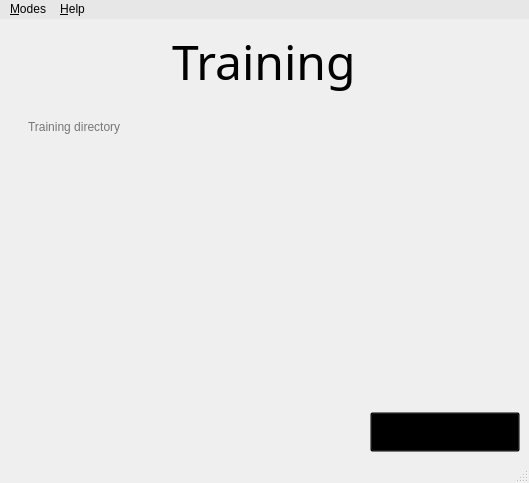
<?xml version="1.0" encoding="UTF-8"?>
<ui version="4.0">
 <class>MainWindow</class>
 <widget class="QMainWindow" name="MainWindow">
  <property name="windowModality">
   <enum>Qt::NonModal</enum>
  </property>
  <property name="enabled">
   <bool>true</bool>
  </property>
  <property name="geometry">
   <rect>
    <x>0</x>
    <y>0</y>
    <width>529</width>
    <height>483</height>
   </rect>
  </property>
  <property name="windowTitle">
   <string>Face Recognition</string>
  </property>
  <property name="windowIcon">
   <iconset resource="guiResource.qrc">
    <normaloff>:/Icon/icon.ico</normaloff>:/Icon/icon.ico</iconset>
  </property>
  <property name="windowOpacity">
   <double>1.000000000000000</double>
  </property>
  <property name="toolTipDuration">
   <number>0</number>
  </property>
  <property name="styleSheet">
   <string notr="true">QStatusBar#statusBar
{
	border-image: url(:/Background/background.jpg);
}</string>
  </property>
  <property name="iconSize">
   <size>
    <width>20</width>
    <height>20</height>
   </size>
  </property>
  <property name="animated">
   <bool>true</bool>
  </property>
  <property name="tabShape">
   <enum>QTabWidget::Rounded</enum>
  </property>
  <widget class="QWidget" name="centralWidget">
   <property name="enabled">
    <bool>true</bool>
   </property>
   <property name="styleSheet">
    <string notr="true">QWidget#centralWidget
{
	border-image: url(:/Background/background.jpg);
}</string>
   </property>
   <layout class="QGridLayout" name="gridLayout_4">
    <property name="leftMargin">
     <number>0</number>
    </property>
    <property name="topMargin">
     <number>0</number>
    </property>
    <property name="rightMargin">
     <number>0</number>
    </property>
    <property name="bottomMargin">
     <number>0</number>
    </property>
    <item row="0" column="0">
     <layout class="QGridLayout" name="gridLayout_3">
      <property name="spacing">
       <number>0</number>
      </property>
      <item row="0" column="0">
       <widget class="QStackedWidget" name="stackedWidget">
        <property name="minimumSize">
         <size>
          <width>0</width>
          <height>0</height>
         </size>
        </property>
        <property name="autoFillBackground">
         <bool>false</bool>
        </property>
        <property name="styleSheet">
         <string notr="true"/>
        </property>
        <property name="frameShape">
         <enum>QFrame::NoFrame</enum>
        </property>
        <property name="frameShadow">
         <enum>QFrame::Plain</enum>
        </property>
        <property name="currentIndex">
         <number>1</number>
        </property>
        <widget class="QWidget" name="Welcome">
         <layout class="QGridLayout" name="gridLayout">
          <item row="0" column="0">
           <layout class="QGridLayout" name="gridLayout_9">
            <property name="spacing">
             <number>0</number>
            </property>
            <item row="0" column="0" alignment="Qt::AlignHCenter">
             <widget class="QLabel" name="faceRecTitle">
              <property name="sizePolicy">
               <sizepolicy hsizetype="Fixed" vsizetype="Fixed">
                <horstretch>0</horstretch>
                <verstretch>0</verstretch>
               </sizepolicy>
              </property>
              <property name="font">
               <font>
                <family>Bauhaus 93</family>
                <pointsize>36</pointsize>
               </font>
              </property>
              <property name="styleSheet">
               <string notr="true"/>
              </property>
              <property name="text">
               <string>Face Recognition</string>
              </property>
             </widget>
            </item>
            <item row="1" column="0">
             <widget class="QLabel" name="faceRecIcon">
              <property name="text">
               <string>&lt;html&gt;&lt;head/&gt;&lt;body&gt;&lt;p align=&quot;center&quot;&gt;&lt;img  src=&quot;:/WelcomeImage/welcom.png&quot;/&gt;&lt;/p&gt;&lt;/body&gt;&lt;/html&gt;</string>
              </property>
             </widget>
            </item>
           </layout>
          </item>
         </layout>
        </widget>
        <widget class="QWidget" name="Training">
         <layout class="QGridLayout" name="gridLayout_8">
          <item row="0" column="0">
           <layout class="QGridLayout" name="gridLayout_2">
            <property name="spacing">
             <number>0</number>
            </property>
            <item row="2" column="0">
             <spacer name="horizontalSpacer">
              <property name="orientation">
               <enum>Qt::Horizontal</enum>
              </property>
              <property name="sizeHint" stdset="0">
               <size>
                <width>40</width>
                <height>20</height>
               </size>
              </property>
             </spacer>
            </item>
            <item row="1" column="0">
             <widget class="QGroupBox" name="browseBox">
              <property name="sizePolicy">
               <sizepolicy hsizetype="Preferred" vsizetype="Fixed">
                <horstretch>0</horstretch>
                <verstretch>0</verstretch>
               </sizepolicy>
              </property>
              <property name="minimumSize">
               <size>
                <width>0</width>
                <height>60</height>
               </size>
              </property>
              <property name="styleSheet">
               <string notr="true">border-style: none</string>
              </property>
              <property name="title">
               <string/>
              </property>
              <property name="flat">
               <bool>false</bool>
              </property>
              <property name="checkable">
               <bool>false</bool>
              </property>
              <widget class="QPushButton" name="browseBtn">
               <property name="geometry">
                <rect>
                 <x>319</x>
                 <y>6</y>
                 <width>91</width>
                 <height>51</height>
                </rect>
               </property>
               <property name="sizePolicy">
                <sizepolicy hsizetype="Fixed" vsizetype="Fixed">
                 <horstretch>0</horstretch>
                 <verstretch>0</verstretch>
                </sizepolicy>
               </property>
               <property name="styleSheet">
                <string notr="true">QPushButton#browseBtn:hover
{
	image: url(:/BrowseBtn/browseHover.png);

}

QPushButton#browseBtn:pressed
{
	image: url(:/BrowseBtn/browsePush.png);

}

QPushButton#browseBtn
{
	image: url(:/BrowseBtn/browseDef.png);
	background:transparent;

}</string>
               </property>
               <property name="text">
                <string/>
               </property>
               <property name="iconSize">
                <size>
                 <width>10</width>
                 <height>10</height>
                </size>
               </property>
               <property name="autoRepeatDelay">
                <number>4</number>
               </property>
               <property name="autoRepeatInterval">
                <number>4</number>
               </property>
              </widget>
              <widget class="QLabel" name="dirImage">
               <property name="geometry">
                <rect>
                 <x>4</x>
                 <y>10</y>
                 <width>311</width>
                 <height>41</height>
                </rect>
               </property>
               <property name="text">
                <string>&lt;html&gt;&lt;head/&gt;&lt;body&gt;&lt;p&gt;&lt;img src=&quot;:/Dir/textInsert.png&quot;/&gt;&lt;/p&gt;&lt;/body&gt;&lt;/html&gt;</string>
               </property>
              </widget>
              <widget class="QLineEdit" name="lineEdit">
               <property name="geometry">
                <rect>
                 <x>17</x>
                 <y>16</y>
                 <width>281</width>
                 <height>31</height>
                </rect>
               </property>
               <property name="font">
                <font>
                 <pointsize>9</pointsize>
                </font>
               </property>
               <property name="autoFillBackground">
                <bool>false</bool>
               </property>
               <property name="styleSheet">
                <string notr="true">QLineEdit 
{
	background:transparent
}

</string>
               </property>
               <property name="text">
                <string/>
               </property>
               <property name="frame">
                <bool>false</bool>
               </property>
               <property name="placeholderText">
                <string>Training directory</string>
               </property>
              </widget>
              <zorder>dirImage</zorder>
              <zorder>lineEdit</zorder>
              <zorder>browseBtn</zorder>
             </widget>
            </item>
            <item row="0" column="0" alignment="Qt::AlignHCenter">
             <widget class="QLabel" name="trainingTitle">
              <property name="sizePolicy">
               <sizepolicy hsizetype="Fixed" vsizetype="Fixed">
                <horstretch>0</horstretch>
                <verstretch>0</verstretch>
               </sizepolicy>
              </property>
              <property name="font">
               <font>
                <family>Bauhaus 93</family>
                <pointsize>36</pointsize>
               </font>
              </property>
              <property name="text">
               <string>Training</string>
              </property>
             </widget>
            </item>
            <item row="3" column="0">
             <layout class="QHBoxLayout" name="horizontalLayout">
              <item alignment="Qt::AlignRight|Qt::AlignBottom">
               <widget class="QPushButton" name="trainBtn">
                <property name="sizePolicy">
                 <sizepolicy hsizetype="Preferred" vsizetype="Preferred">
                  <horstretch>0</horstretch>
                  <verstretch>0</verstretch>
                 </sizepolicy>
                </property>
                <property name="minimumSize">
                 <size>
                  <width>150</width>
                  <height>40</height>
                 </size>
                </property>
                <property name="styleSheet">
                 <string notr="true">
QPushButton#trainBtn:hover
{
	image: url(:/StartTrainingBtn/startTrainingHover.png);
}

QPushButton#trainBtn:pressed
{
	image: url(:/StartTrainingBtn/startTrainingPush.png);
}

QPushButton#trainBtn
{
	image: url(:/StartTrainingBtn/startTrainingDef.png);
	background:transparent;

}







</string>
                </property>
                <property name="text">
                 <string/>
                </property>
                <property name="iconSize">
                 <size>
                  <width>10</width>
                  <height>10</height>
                 </size>
                </property>
                <property name="autoRepeatDelay">
                 <number>4</number>
                </property>
                <property name="autoRepeatInterval">
                 <number>4</number>
                </property>
               </widget>
              </item>
             </layout>
            </item>
           </layout>
          </item>
         </layout>
        </widget>
        <widget class="QWidget" name="Testing">
         <layout class="QGridLayout" name="gridLayout_6">
          <item row="0" column="0">
           <layout class="QGridLayout" name="gridLayout_5">
            <property name="spacing">
             <number>0</number>
            </property>
            <item row="0" column="0" colspan="2" alignment="Qt::AlignHCenter">
             <widget class="QLabel" name="label">
              <property name="sizePolicy">
               <sizepolicy hsizetype="Fixed" vsizetype="Fixed">
                <horstretch>0</horstretch>
                <verstretch>0</verstretch>
               </sizepolicy>
              </property>
              <property name="font">
               <font>
                <family>Bauhaus 93</family>
                <pointsize>36</pointsize>
               </font>
              </property>
              <property name="text">
               <string>Testing </string>
              </property>
             </widget>
            </item>
            <item row="1" column="0" colspan="2">
             <widget class="QGroupBox" name="browseBoxTesting">
              <property name="sizePolicy">
               <sizepolicy hsizetype="Fixed" vsizetype="Fixed">
                <horstretch>0</horstretch>
                <verstretch>0</verstretch>
               </sizepolicy>
              </property>
              <property name="minimumSize">
               <size>
                <width>440</width>
                <height>60</height>
               </size>
              </property>
              <property name="styleSheet">
               <string notr="true">border-style: none</string>
              </property>
              <property name="title">
               <string/>
              </property>
              <property name="flat">
               <bool>false</bool>
              </property>
              <property name="checkable">
               <bool>false</bool>
              </property>
              <widget class="QPushButton" name="browseBtnTesting">
               <property name="geometry">
                <rect>
                 <x>319</x>
                 <y>6</y>
                 <width>91</width>
                 <height>51</height>
                </rect>
               </property>
               <property name="sizePolicy">
                <sizepolicy hsizetype="Fixed" vsizetype="Fixed">
                 <horstretch>0</horstretch>
                 <verstretch>0</verstretch>
                </sizepolicy>
               </property>
               <property name="styleSheet">
                <string notr="true">QPushButton#browseBtnTesting:hover
{
	image: url(:/BrowseBtn/browseHover.png);

}

QPushButton#browseBtnTesting:pressed
{
	image: url(:/BrowseBtn/browsePush.png);

}

QPushButton#browseBtnTesting
{
	image: url(:/BrowseBtn/browseDef.png);
	background:transparent;

}</string>
               </property>
               <property name="text">
                <string/>
               </property>
               <property name="iconSize">
                <size>
                 <width>10</width>
                 <height>10</height>
                </size>
               </property>
               <property name="autoRepeatDelay">
                <number>4</number>
               </property>
               <property name="autoRepeatInterval">
                <number>4</number>
               </property>
              </widget>
              <widget class="QLabel" name="dirImageTesting_3">
               <property name="geometry">
                <rect>
                 <x>4</x>
                 <y>10</y>
                 <width>311</width>
                 <height>41</height>
                </rect>
               </property>
               <property name="text">
                <string>&lt;html&gt;&lt;head/&gt;&lt;body&gt;&lt;p&gt;&lt;img src=&quot;:/Dir/textInsert.png&quot;/&gt;&lt;/p&gt;&lt;/body&gt;&lt;/html&gt;</string>
               </property>
              </widget>
              <widget class="QLineEdit" name="lineEditTesting_3">
               <property name="geometry">
                <rect>
                 <x>17</x>
                 <y>16</y>
                 <width>281</width>
                 <height>31</height>
                </rect>
               </property>
               <property name="font">
                <font>
                 <pointsize>9</pointsize>
                </font>
               </property>
               <property name="autoFillBackground">
                <bool>false</bool>
               </property>
               <property name="styleSheet">
                <string notr="true">QLineEdit 
{
	background:transparent
}

</string>
               </property>
               <property name="text">
                <string/>
               </property>
               <property name="frame">
                <bool>false</bool>
               </property>
               <property name="placeholderText">
                <string>Image directory</string>
               </property>
              </widget>
             </widget>
            </item>
            <item row="2" column="0" colspan="2">
             <widget class="QGroupBox" name="browseBoxTesting_2">
              <property name="sizePolicy">
               <sizepolicy hsizetype="Preferred" vsizetype="Fixed">
                <horstretch>0</horstretch>
                <verstretch>0</verstretch>
               </sizepolicy>
              </property>
              <property name="minimumSize">
               <size>
                <width>0</width>
                <height>60</height>
               </size>
              </property>
              <property name="styleSheet">
               <string notr="true">border-style: none</string>
              </property>
              <property name="title">
               <string/>
              </property>
              <property name="flat">
               <bool>false</bool>
              </property>
              <property name="checkable">
               <bool>false</bool>
              </property>
              <widget class="QPushButton" name="browseBtnModel">
               <property name="geometry">
                <rect>
                 <x>319</x>
                 <y>6</y>
                 <width>91</width>
                 <height>51</height>
                </rect>
               </property>
               <property name="sizePolicy">
                <sizepolicy hsizetype="Fixed" vsizetype="Fixed">
                 <horstretch>0</horstretch>
                 <verstretch>0</verstretch>
                </sizepolicy>
               </property>
               <property name="styleSheet">
                <string notr="true">QPushButton#browseBtnModel:hover
{
	image: url(:/BrowseBtn/browseHover.png);

}

QPushButton#browseBtnModel:pressed
{
	image: url(:/BrowseBtn/browsePush.png);

}

QPushButton#browseBtnModel
{
	image: url(:/BrowseBtn/browseDef.png);
	background:transparent;

}</string>
               </property>
               <property name="text">
                <string/>
               </property>
               <property name="iconSize">
                <size>
                 <width>10</width>
                 <height>10</height>
                </size>
               </property>
               <property name="autoRepeatDelay">
                <number>4</number>
               </property>
               <property name="autoRepeatInterval">
                <number>4</number>
               </property>
              </widget>
              <widget class="QLabel" name="dirImageTesting_4">
               <property name="geometry">
                <rect>
                 <x>4</x>
                 <y>10</y>
                 <width>311</width>
                 <height>41</height>
                </rect>
               </property>
               <property name="text">
                <string>&lt;html&gt;&lt;head/&gt;&lt;body&gt;&lt;p&gt;&lt;img src=&quot;:/Dir/textInsert.png&quot;/&gt;&lt;/p&gt;&lt;/body&gt;&lt;/html&gt;</string>
               </property>
              </widget>
              <widget class="QLineEdit" name="lineEditTesting_4">
               <property name="geometry">
                <rect>
                 <x>17</x>
                 <y>16</y>
                 <width>281</width>
                 <height>31</height>
                </rect>
               </property>
               <property name="font">
                <font>
                 <pointsize>9</pointsize>
                </font>
               </property>
               <property name="autoFillBackground">
                <bool>false</bool>
               </property>
               <property name="styleSheet">
                <string notr="true">QLineEdit 
{
	background:transparent
}

</string>
               </property>
               <property name="text">
                <string/>
               </property>
               <property name="frame">
                <bool>false</bool>
               </property>
               <property name="placeholderText">
                <string>Model directory</string>
               </property>
              </widget>
             </widget>
            </item>
            <item row="3" column="0">
             <widget class="QLabel" name="imageLabel">
              <property name="sizePolicy">
               <sizepolicy hsizetype="Fixed" vsizetype="Fixed">
                <horstretch>0</horstretch>
                <verstretch>0</verstretch>
               </sizepolicy>
              </property>
              <property name="minimumSize">
               <size>
                <width>210</width>
                <height>210</height>
               </size>
              </property>
              <property name="styleSheet">
               <string notr="true">QLabel#imageLabel
{
border-image: url(:/DefaultImage/defualtImage.png);
}</string>
              </property>
              <property name="text">
               <string/>
              </property>
              <property name="alignment">
               <set>Qt::AlignLeading|Qt::AlignLeft|Qt::AlignTop</set>
              </property>
             </widget>
            </item>
            <item row="3" column="1" alignment="Qt::AlignRight|Qt::AlignBottom">
             <widget class="QPushButton" name="testBtn">
              <property name="sizePolicy">
               <sizepolicy hsizetype="Fixed" vsizetype="Fixed">
                <horstretch>0</horstretch>
                <verstretch>0</verstretch>
               </sizepolicy>
              </property>
              <property name="minimumSize">
               <size>
                <width>85</width>
                <height>40</height>
               </size>
              </property>
              <property name="styleSheet">
               <string notr="true">
QPushButton#testBtn:hover
{
	
	image: url(:/TestBtn/testHover.png);
}

QPushButton#testBtn:pressed
{
	
	image: url(:/TestBtn/testPush.png);
}

QPushButton#testBtn
{
	
	image: url(:/TestBtn/testDef.png);
	background:transparent;

}







</string>
              </property>
              <property name="text">
               <string/>
              </property>
              <property name="iconSize">
               <size>
                <width>10</width>
                <height>10</height>
               </size>
              </property>
              <property name="autoRepeatDelay">
               <number>4</number>
              </property>
              <property name="autoRepeatInterval">
               <number>4</number>
              </property>
             </widget>
            </item>
           </layout>
          </item>
         </layout>
        </widget>
       </widget>
      </item>
     </layout>
    </item>
   </layout>
  </widget>
  <widget class="QMenuBar" name="menubar">
   <property name="geometry">
    <rect>
     <x>0</x>
     <y>0</y>
     <width>529</width>
     <height>26</height>
    </rect>
   </property>
   <property name="styleSheet">
    <string notr="true">background-color: rgb(231, 231, 231);
selection-color: rgb(0, 0, 0);
selection-background-color: rgb(154, 201, 254);
</string>
   </property>
   <widget class="QMenu" name="menu_file">
    <property name="title">
     <string>&amp;Modes</string>
    </property>
    <addaction name="actionTrain_Guide"/>
    <addaction name="actionTest_Guide"/>
    <addaction name="actionTrain"/>
    <addaction name="actionTesting"/>
    <addaction name="separator"/>
    <addaction name="actionExit"/>
   </widget>
   <widget class="QMenu" name="menu_Help">
    <property name="title">
     <string>&amp;Help</string>
    </property>
    <addaction name="actionHow_to_use"/>
    <addaction name="actionAbout"/>
   </widget>
   <addaction name="menu_file"/>
   <addaction name="menu_Help"/>
  </widget>
  <widget class="QStatusBar" name="statusBar">
   <property name="sizeGripEnabled">
    <bool>true</bool>
   </property>
  </widget>
  <action name="actionTrain">
   <property name="text">
    <string>Train Learner</string>
   </property>
  </action>
  <action name="actionTesting">
   <property name="text">
    <string>Test Learner</string>
   </property>
  </action>
  <action name="actionExit">
   <property name="text">
    <string>Exit</string>
   </property>
  </action>
  <action name="actionHow_to_use">
   <property name="text">
    <string>How to use</string>
   </property>
  </action>
  <action name="actionAbout">
   <property name="text">
    <string>About</string>
   </property>
  </action>
  <action name="actionTrain_Guide">
   <property name="text">
    <string>Train Guide</string>
   </property>
  </action>
  <action name="actionTest_Guide">
   <property name="text">
    <string>Test Guide</string>
   </property>
  </action>
 </widget>
 <resources>
  <include location="guiResource.qrc"/>
 </resources>
 <connections/>
</ui>
